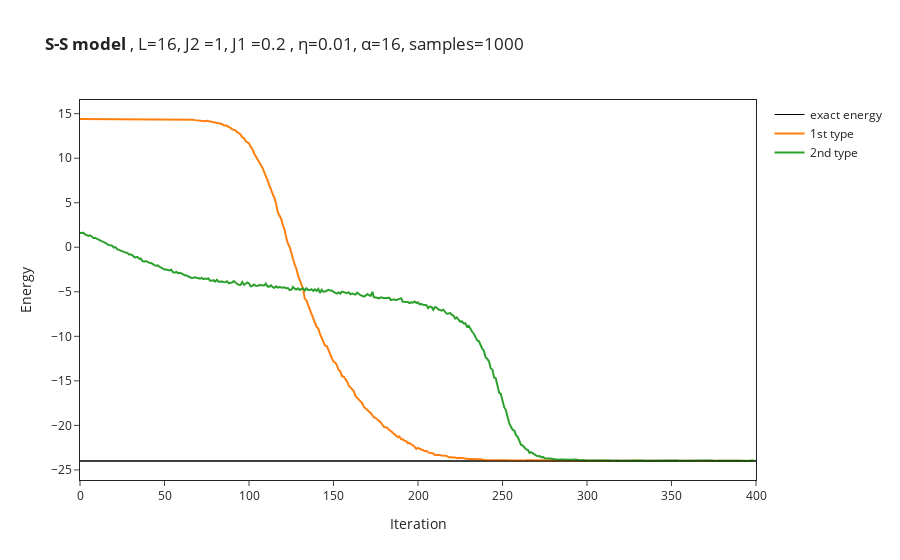

Write notebook code for a chart like this one.
### Code cell
# import the data from log file
OUT_NAME_suffixless=OUT_NAME
data = []
for i in range(no_of_runs):
    data.append(json.load(open(OUT_NAME_suffixless+str(i)+".log")))
names = ["1st type","2nd type"]
if type(data[0]["Energy"]["Mean"]) == dict: #DTYPE in (np.complex128, np.complex64):#, np.float64):# and False:
    energy_convergence = [data[i]["Energy"]["Mean"]["real"] for i in range(no_of_runs)]
    # symmetry = [data[i]["symmetry"]["Mean"]["real"] for i in range(no_of_runs-run_only_2)]
else:
    energy_convergence = [data[i]["Energy"]["Mean"] for i in range(no_of_runs)]
    # symmetry = [data[i]["symmetry"]["Mean"] for i in range(no_of_runs-run_only_2)]
for i in range(no_of_runs):
    figure.add_trace(go.Scatter(
        x=data[i]["Energy"]["iters"], y=energy_convergence[i],
        name=names[i]
    ))
    # figure.add_trace(go.Scatter(
    #     x=data[i]["Energy"]["iters"], y=symmetry[i],
    #     name=names[i]+"_swap"
    # ))

figure.update_layout(xaxis_title="Iteration",yaxis_title="Energy")
figure.show()

### Figure 1 — Plotly figure (JSON) as saved in the notebook; plotly's stock layout.template omitted (floating-point values rounded to 4 significant figures; data arrays with more than 128 entries replaced by an {"elided": "..."} marker saying what was removed)
{"data": [{"line": {"color": "#000000", "width": 1}, "mode": "lines", "name": "exact energy", "type": "scatter", "x": [0, 400], "y": [-24.0, -24.0]}, {"name": "1st type", "type": "scatter", "x": {"elided": "400 int values"}, "y": {"elided": "400 float values"}}, {"name": "2nd type", "type": "scatter", "x": {"elided": "400 int values"}, "y": {"elided": "400 float values"}}], "layout": {"shapes": [{"line": {"width": 1}, "opacity": 1, "type": "line", "x0": 0, "x1": 1, "xref": "x domain", "y0": -24.0, "y1": -24.0, "yref": "y"}], "title": {"text": "<b>S-S model </b>, L=16, J2 =1, J1 =0.2 , η=0.01, α=16, samples=1000"}, "xaxis": {"mirror": true, "showline": true, "title": {"text": "Iteration"}}, "yaxis": {"mirror": true, "showline": true, "title": {"text": "Energy"}}}}
